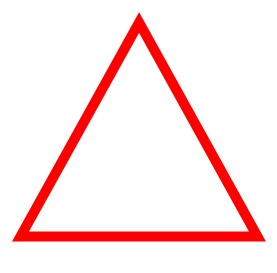
#> input picture corner detection16-17/ucgen.jpg, 277 x 273 px, found by its file name
$ python udemy16cornerdetect.py
#> lines starting #> are read from the running program, lines starting #| are printed output that depends on the picture; after the words box and inside, x2 and y2 are one past the last pixel; in counts of white or black regions, pixels touching at a corner belong together
import cv2
import numpy as np

img=cv2.imread("C:\\Users\\Fatih Ali\\Documents\\1pyt\\vido\\corner detection16-\\ucgen.jpg")
#> img is the input picture: shape (273, 277, 3); mean B, G, R 230.3, 230.4, 253.6


gray=cv2.cvtColor(img,cv2.COLOR_BGR2GRAY)
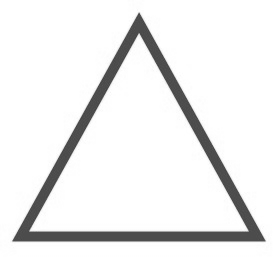
#> gray: shape (273, 277); min 64, max 255, mean 237.3

gray=np.float32(gray)


corners=cv2.goodFeaturesToTrack(gray,50,0.01,10)
#> corners = [[13, 240], [264, 240], [30, 230], [247, 230], [139, 13], [139, 34]]

corners=np.int0(corners)
for corner in corners:
    x,y=corner.ravel()
    cv2.circle(img,(x,y),5,(0,0,0),-1)
#> this loop made 6 passes
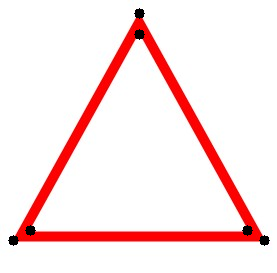
#> img: shape (273, 277, 3); 0.64% of pixels changed, all inside (x1, y1, x2, y2) = (8, 8, 270, 246)

cv2.imshow("triang",img)

cv2.waitKey(0)
cv2.destroyAllWindows()
